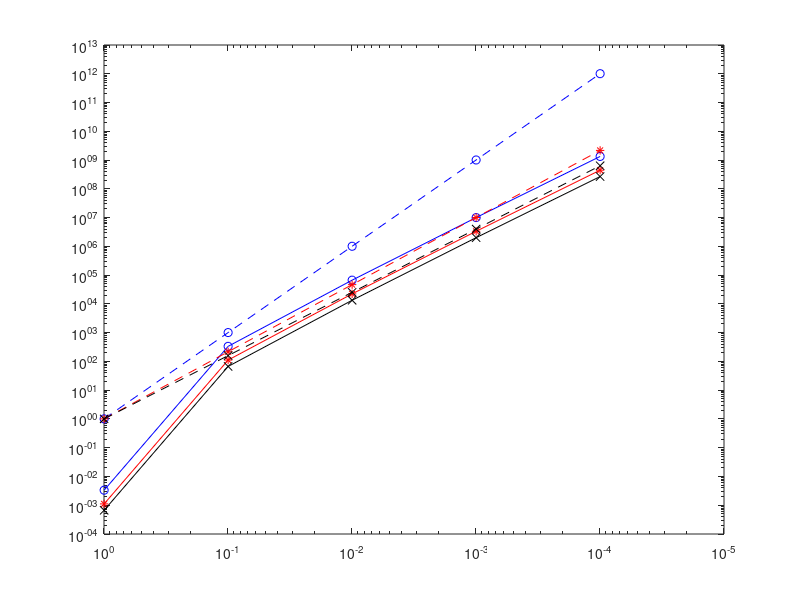

Reproduce this figure in MATLAB. (Note: this script raises an error after producing the figure.)
clc
clear
close all
% desired accuracy
epsilon = 10 .^ [-0.001 : -1: -5]';
% order of the method
q = 1 : 2 : 5;
% number of levels
L = zeros(length(epsilon),length(q));
cost = L;
for i = 1 : length(q)
    L(:, i) = abs(log2(epsilon.^(1/q(i))));
    cost(:, i) = L(:, i) .* epsilon.^(-2);
end
markers = 'o*x><';
colors = 'brkgc';
legenditems = {};
for i = 1 : length(q)
    loglog(epsilon, cost(:, i), colors(i), 'Marker', markers(i))
    legenditems{i} = ['q = ' num2str(q(i)) ', MLMC'];
    hold on
end

% Cost MC
for i = 1 : length(q)
   loglog(epsilon, epsilon.^(-2 - 1/q(i)), ['--' colors(i)], 'Marker', markers(i));
   legenditems{i + length(q)} = ['q = ' num2str(q(i)) ', MC'];
end
set(gca, 'xdir','reverse')
legend(legenditems, 'Location', 'NW')
xlabel('\epl')
ylabel('cost')


